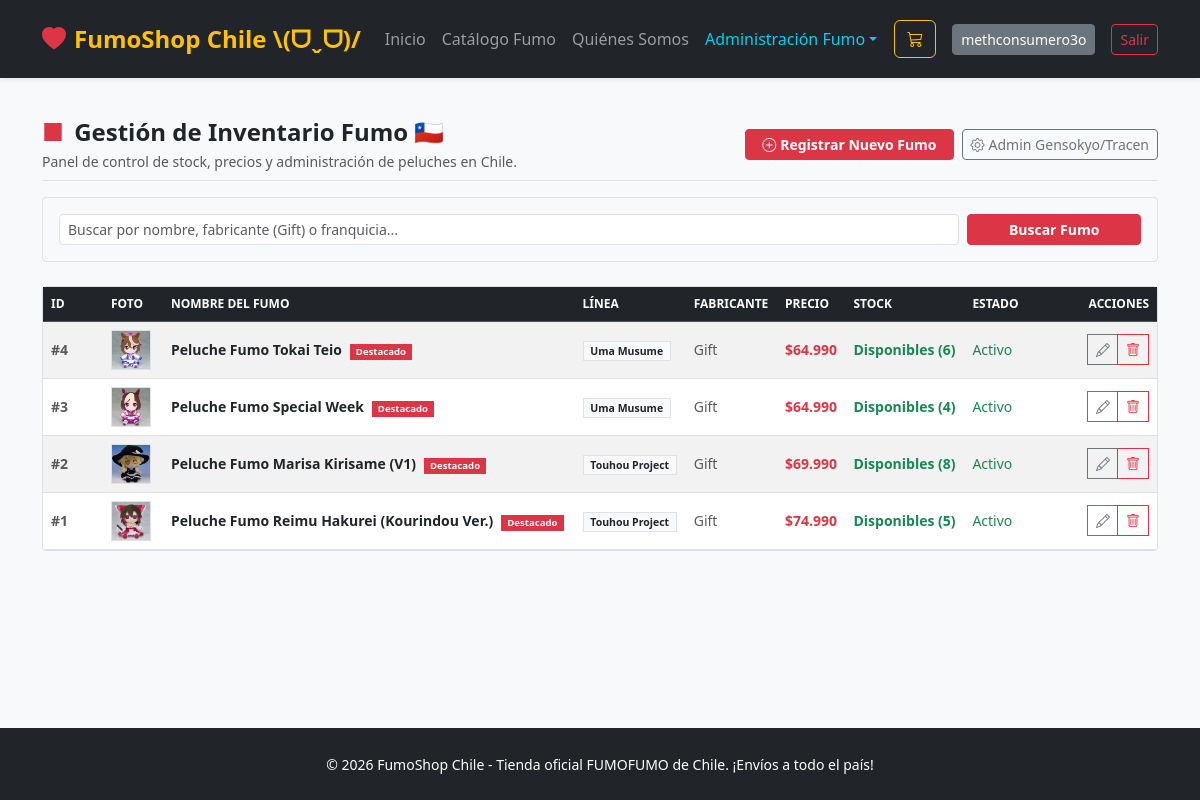
The app's page /catalogo/gestion/ (signed in) with its own data.
### apps/catalogo/models.py (models this page shows, shortened)
class PelucheFumo(models.Model):
    nombre = models.CharField(max_length=200, verbose_name="Nombre del Peluche Fumo")
    slug = models.SlugField(max_length=220, unique=True, blank=True)
    categoria = models.ForeignKey(Categoria, on_delete=models.PROTECT, related_name="figuras", verbose_name="Franquicia")
    fabricante = models.CharField(max_length=100, default="Gift / AmiAmi", verbose_name="Fabricante / Marca")
    escala = models.CharField(max_length=50, blank=True, default="Non-Scale (~20cm)", verbose_name="Tamaño / Escala")
    descripcion = models.TextField(verbose_name="Descripción y Detalles del Fumo")
    precio = models.DecimalField(max_digits=10, decimal_places=0, validators=[MinValueValidator(0)], verbose_name="Precio en CLP")
    stock = models.PositiveIntegerField(default=0, verbose_name="Stock disponible")
    imagen = models.ImageField(upload_to="fumos/", blank=True, null=True, verbose_name="Fotografía Oficial")
    destacado = models.BooleanField(default=False, verbose_name="¿Destacado?")
    activo = models.BooleanField(default=True, verbose_name="¿Disponible?")
    fecha_creacion = models.DateTimeField(auto_now_add=True)
    fecha_actualizacion = models.DateTimeField(auto_now=True)
    class Meta:
        verbose_name = "Peluche Fumo"
        verbose_name_plural = "Peluches Fumo Coleccionables"
    @property
    def en_stock(self):
        return self.stock > 0
    @property
    def precio_formateado(self):
        return f"${self.precio:,.0f}".replace(",", ".")

class Categoria(models.Model):
    nombre = models.CharField(max_length=100, unique=True, verbose_name="Franquicia / Línea Fumo")
    slug = models.SlugField(max_length=120, unique=True, blank=True, help_text="URL amigable")
    descripcion = models.TextField(blank=True, verbose_name="Descripción")
    activo = models.BooleanField(default=True, verbose_name="¿Activo?")
    creado_en = models.DateTimeField(auto_now_add=True)
    class Meta:
        verbose_name_plural = "Franquicias / Categorías Fumo"
        ordering = ['nombre']

### apps/catalogo/views.py (the view)
# urls.py: path('gestion/', views.gestion_fumos, name='gestion'),
@login_required
@user_passes_test(es_administrador, login_url='catalogo:lista')
def gestion_fumos(request):
    query = request.GET.get('q', '').strip()
    fumos = PelucheFumo.objects.all().select_related('categoria')
    if query:
        fumos = fumos.filter(Q(nombre__icontains=query) | Q(fabricante__icontains=query))
    paginador = Paginator(fumos.order_by('-fecha_creacion'), 10)
    pagina = paginador.get_page(request.GET.get('page'))
    return render(request, 'catalogo/gestion_FUMO.html', {'fumos': pagina, 'query': query})

### apps/catalogo/views.py (called while the page is built)
def es_administrador(user):
    return user.is_authenticated and (user.is_staff or user.is_superuser)

### apps/pedidos/context_processors.py (called while the page is built)
def carrito_context(request):
    carrito = request.session.get('carrito', {})
    total_items = sum(item.get('cantidad', 0) for item in carrito.values())
    return {
        'carrito_total_items': total_items
    }

### templates/catalogo/gestion_FUMO.html (shortened to what this page needs)
{% extends 'base.html' %}
{% block content %}
<div class="d-flex justify-content-between align-items-center mb-3 pb-2 border-bottom flex-wrap gap-2">
    <div>
        <h1 class="h4 fw-bold mb-1 text-dark">
            <span class="text-danger me-1">■</span> Gestión de Inventario Fumo 🇨🇱
        </h1>
        <p class="text-muted small mb-0">Panel de control de stock, precios y administración de peluches en Chile.</p>
    </div>
    <div class="d-flex gap-2">
        <a href="{% url 'catalogo:crear' %}" class="btn btn-danger btn-sm fw-bold px-3">
            <i class="bi bi-plus-circle me-1"></i>Registrar Nuevo Fumo
        </a>
        <a href="/admin/catalogo/fumo/" target="_blank" class="btn btn-outline-secondary btn-sm">
            <i class="bi bi-gear me-1"></i>Admin Gensokyo/Tracen
        </a>
    </div>
</div>
<div class="card border rounded-1 p-3 mb-4 bg-light shadow-none">
    <form method="get" class="row g-2 align-items-center">
        <div class="col-md-10">
            <input type="text" name="q" class="form-control form-control-sm rounded-1" placeholder="Buscar por nombre, fabricante (Gift) o franquicia..." value="{{ query }}">
        </div>
        <div class="col-md-2 d-grid">
            <button type="submit" class="btn btn-danger btn-sm rounded-1 fw-bold">Buscar Fumo</button>
        </div>
    </form>
</div>
<div class="card border rounded-1 shadow-none bg-white mb-4">
    <div class="table-responsive">
        <table class="table table-striped table-hover align-middle mb-0 small">
            <thead class="table-dark text-uppercase" style="font-size: 0.75rem; background-color: #2b2b2b;">
                <tr>
                    <th scope="col" style="width: 60px;">ID</th>
                    <th scope="col" style="width: 60px;">Foto</th>
                    <th scope="col">Nombre del Fumo</th>
                    <th scope="col">Línea</th>
                    <th scope="col">Fabricante</th>
                    <th scope="col">Precio</th>
                    <th scope="col">Stock</th>
                    <th scope="col">Estado</th>
                    <th scope="col" class="text-end" style="width: 130px;">Acciones</th>
                </tr>
            </thead>
            <tbody>
                {% for fumo in fumos %}
                <tr>
                    <td class="text-muted fw-bold">#{{ fumo.id }}</td>
                    <td>
                        {% if fumo.imagen %}
                            <img src="{{ fumo.imagen.url }}" alt="{{ fumo.nombre }}" class="border rounded-0" style="width: 40px; height: 40px; object-fit: cover;">
                        {% else %}
                            <div class="bg-light border text-center d-flex align-items-center justify-content-center" style="width: 40px; height: 40px;">
                                <i class="bi bi-image text-muted"></i>
                            </div>
                        {% endif %}
                    </td>
                    <td>
                        <a href="{% url 'catalogo:detalle' fumo.slug %}" class="fw-bold text-dark text-decoration-none">
                            {{ fumo.nombre }}
                        </a>
                        {% if fumo.destacado %}
                            <span class="badge bg-danger text-white rounded-0 ms-1" style="font-size: 0.6rem;">Destacado</span>
                        {% endif %}
                    </td>
                    <td><span class="badge bg-light text-dark border rounded-0">{{ fumo.categoria.nombre }}</span></td>
                    <td class="text-muted">{{ fumo.fabricante }}</td>
                    <td class="fw-bold text-danger">{{ fumo.precio_formateado }}</td>
                    <td>
                        {% if fumo.en_stock %}
                            <span class="text-success fw-bold">Disponibles ({{ fumo.stock }})</span>
                        {% else %}
                            <span class="text-danger">Agotado</span>
                        {% endif %}
                    </td>
                    <td>
                        {% if fumo.activo %}
                            <span class="text-success">Activo</span>
                        {% else %}
                            <span class="text-muted">Oculto</span>
                        {% endif %}
                    </td>
                    <td class="text-end">
                        <div class="btn-group btn-group-sm">
                            <a href="{% url 'catalogo:editar' fumo.id %}" class="btn btn-outline-secondary rounded-0 border-end-0" title="Editar">
                                <i class="bi bi-pencil"></i>
                            </a>
                            <a href="{% url 'catalogo:eliminar' fumo.id %}" class="btn btn-outline-danger rounded-0" title="Eliminar">
                                <i class="bi bi-trash"></i>
                            </a>
                        </div>
                    </td>
                </tr>
                {% empty %}
                <tr>
                    <td colspan="9" class="text-center py-4 text-muted">
                        No hay Fumos registrados en el inventario.
                    </td>
                </tr>
                {% endfor %}
            </tbody>
        </table>
    </div>
</div>
{% endblock %}

### templates/base.html (shortened to what this page needs)
<!DOCTYPE html>
<html lang="es">
<head>
    <link href="https://cdn.jsdelivr.net/npm/bootstrap@5.3.3/dist/css/bootstrap.min.css" rel="stylesheet">
    <link rel="stylesheet" href="https://cdn.jsdelivr.net/npm/bootstrap-icons@1.11.3/font/bootstrap-icons.min.css">
</head>
<body class="bg-light d-flex flex-column min-vh-100">
    <nav class="navbar navbar-expand-lg navbar-dark bg-dark sticky-top shadow-sm py-3">
        <div class="container">
            <a class="navbar-brand fw-bold text-warning fs-4" href="{% url 'core:inicio' %}">
                <i class="bi bi-heart-fill me-2 text-danger"></i>FumoShop Chile \(ᗜˬᗜ)/
            </a>
            <div class="collapse navbar-collapse" id="menu">
                <ul class="navbar-nav me-auto">
                    <li class="nav-item"><a class="nav-link" href="{% url 'core:inicio' %}">Inicio</a></li>
                    <li class="nav-item"><a class="nav-link" href="{% url 'catalogo:lista' %}">Catálogo Fumo</a></li>
                    <li class="nav-item"><a class="nav-link" href="{% url 'core:nosotros' %}">Quiénes Somos</a></li>
                    {% if user.is_staff %}
                    <li class="nav-item dropdown">
                        <a class="nav-link dropdown-toggle text-info" href="#" data-bs-toggle="dropdown">Administración Fumo</a>
                    </li>
                    {% endif %}
                </ul>
                <div class="d-flex align-items-center gap-3">
                    <a href="{% url 'pedidos:ver' %}" class="btn btn-outline-warning position-relative">
                        <i class="bi bi-cart3"></i>
                    </a>
                    {% if user.is_authenticated %}
                        <a href="{% url 'usuarios:perfil' %}" class="btn btn-secondary btn-sm">{{ user.username }}</a>
                        <a href="{% url 'usuarios:logout' %}" class="btn btn-outline-danger btn-sm">Salir</a>
                    {% else %}
                        <a href="{% url 'usuarios:login' %}" class="btn btn-outline-light btn-sm">Ingresar</a>
                        <a href="{% url 'usuarios:registro' %}" class="btn btn-warning btn-sm fw-semibold">Registrarse</a>
                    {% endif %}
                </div>
            </div>
        </div>
    </nav>
    <main class="container my-4 flex-grow-1">
        {% block content %}{% endblock %}
    </main>
    <footer class="bg-dark text-white py-4 mt-auto">
        <div class="container text-center">
            <small>© 2026 FumoShop Chile - Tienda oficial FUMOFUMO de Chile. ¡Envíos a todo el país!</small>
        </div>
    </footer>
</body>
</html>

### records on screen
PelucheFumo: id "4", imagen (picture), nombre "Peluche Fumo Tokai Teio", destacado "Destacado", categoria.nombre "Uma Musume", fabricante "Gift", precio_formateado "$64.990", stock "6", activo "Activo"
PelucheFumo: id "3", imagen (picture), nombre "Peluche Fumo Special Week", destacado "Destacado", categoria.nombre "Uma Musume", fabricante "Gift", precio_formateado "$64.990", stock "4", activo "Activo"
PelucheFumo: id "2", imagen (picture), nombre "Peluche Fumo Marisa Kirisame (V1)", destacado "Destacado", categoria.nombre "Touhou Project", fabricante "Gift", precio_formateado "$69.990", stock "8", activo "Activo"
PelucheFumo: id "1", imagen (picture), nombre "Peluche Fumo Reimu Hakurei (Kourindou Ver.)", destacado "Destacado", categoria.nombre "Touhou Project", fabricante "Gift", precio_formateado "$74.990", stock "5", activo "Activo"

### other values on screen
{{ user.username }} "methconsumero3o"
